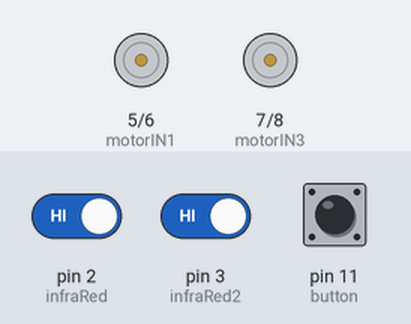
The sketch below on a simulated Arduino Uno, built with avr-gcc and run on an emulated ATmega328P. Shown: motor-driver pin pairs drawn as motors (green arrow = first pin HIGH = forward, orange = second pin HIGH = backward, longer = more drive). The test bench sets the inputs (shaded band); at power-on: pin 11 (button) HIGH, pin 2 (infraRed) HIGH, pin 3 (infraRed2) HIGH. What the sketch prints to the serial monitor is not drawn.

Above: at 1.2 s.
1.3 s: pin 11 (button) pulled LOW for 1 s
At 1.75 s:
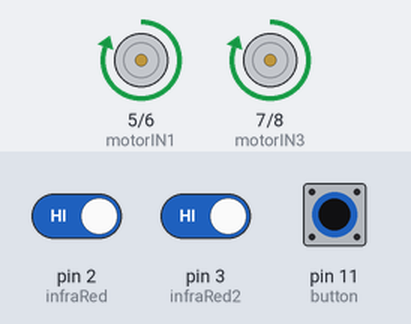
4.0 s: pin 11 (button) pulled LOW for 0.15 s
At 5.2 s:
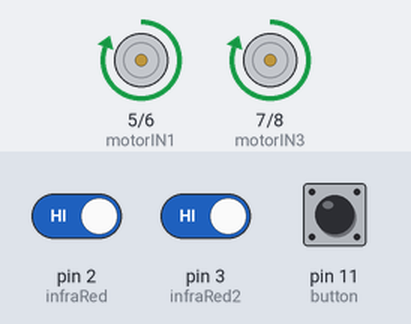
7.1 s: pin 2 (infraRed) driven LOW
At 7.4 s:
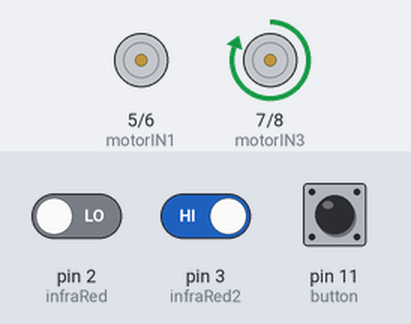
8.6 s: pin 3 (infraRed2) driven LOW
At 9.8 s:
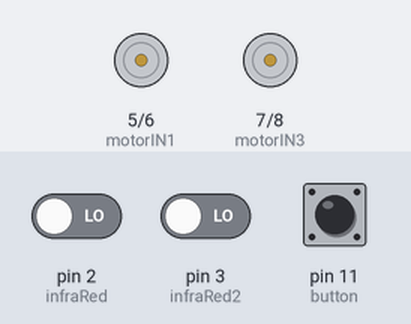
10.5 s: pin 2 (infraRed) driven HIGH
At 11.2 s:
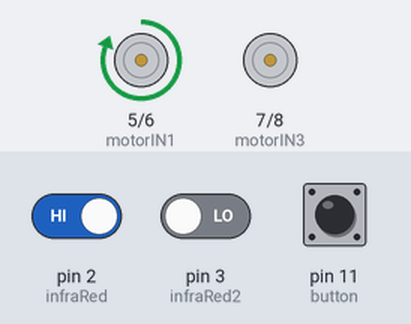
12.0 s: pin 11 (button) pulled LOW for 3.2 s
At 12.45 s:
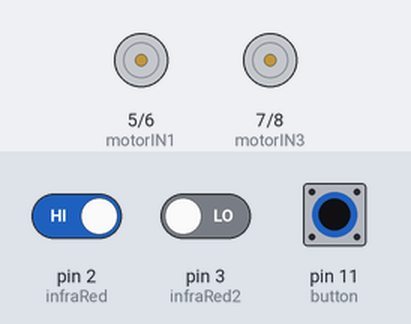
Timing chart, 0 to 16.8 s (numbered marks = the images above; inputs shaded):
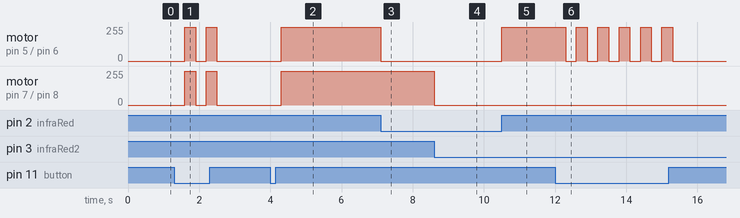

The sketch:

Mobil_Line_Follower.ino
```cpp
int motorIN1 = 5;
int motorIN2 = 6;
int motorIN3 = 7;
int motorIN4 = 8;
int button = 11;
int infraRed = 2;
int infraRed2 = 3;

bool sistemAktif = false;

void setup() {
    Serial.begin(115200);
    pinMode(motorIN1, OUTPUT);
    pinMode(motorIN2, OUTPUT);
    pinMode(motorIN3, OUTPUT);
    pinMode(motorIN4, OUTPUT);
    pinMode(button, INPUT_PULLUP);
    pinMode(infraRed, INPUT);
    pinMode(infraRed2, INPUT);
}

void matikanSemua() {
    digitalWrite(motorIN1, LOW);
    digitalWrite(motorIN2, LOW);
    digitalWrite(motorIN3, LOW);
    digitalWrite(motorIN4, LOW);
}

void maju() {
    digitalWrite(motorIN1, HIGH);
    digitalWrite(motorIN2, LOW);
    digitalWrite(motorIN3, HIGH);
    digitalWrite(motorIN4, LOW);
}

void belokKanan () {
    digitalWrite(motorIN1, HIGH);
    digitalWrite(motorIN2, LOW);
    digitalWrite(motorIN3, LOW);
    digitalWrite(motorIN4, LOW);
}

void belokKiri() {
    digitalWrite(motorIN1, LOW);
    digitalWrite(motorIN2, LOW);
    digitalWrite(motorIN3, HIGH);
    digitalWrite(motorIN4, LOW);
}

void loop() {
    int sensorKiri = digitalRead(infraRed);
    int sensorKanan = digitalRead(infraRed2);

    if (digitalRead(button) == LOW) {
        sistemAktif = !sistemAktif;
        delay(300);

        if(!sistemAktif) {
            matikanSemua();
            Serial.println("mobil nonaktif");
        } else {
            Serial.println("mobil aktif");
        }

    }
    if (!sistemAktif){
        return;
    }

    if (sensorKiri == LOW && sensorKanan == LOW) {
            matikanSemua();
            Serial.println("mobil mati");
        } else if (sensorKiri == HIGH && sensorKanan == LOW) {
            belokKanan();
            Serial.println("mobil ke kanan");
        } else if (sensorKiri == LOW && sensorKanan == HIGH) {
            belokKiri();
            Serial.println("mobil ke kiri");
        } else {
            maju();
            Serial.println("mobil maju");
        }
}
```

Measured:
- after the input at 1.3 s, motor on pin 5 (motorIN1) / pin 6 (motorIN2), motor on pin 7 (motorIN3) / pin 8 (motorIN4): alternates forward 255/255 for 0.30 s and stopped for 0.30 s, 4 changes in all, then stays stopped, starting after 0.30 s
- after the input at 4.0 s, motor on pin 5 (motorIN1) / pin 6 (motorIN2), motor on pin 7 (motorIN3) / pin 8 (motorIN4): stopped → forward 255/255 after 0.30 s
- after the input at 7.1 s, motor on pin 5 (motorIN1) / pin 6 (motorIN2): forward 255/255 → stopped at once
- after the input at 8.6 s, motor on pin 7 (motorIN3) / pin 8 (motorIN4): forward 255/255 → stopped at once
- after the input at 10.5 s, motor on pin 5 (motorIN1) / pin 6 (motorIN2): stopped → forward 255/255 at once
- after the input at 12.0 s, motor on pin 5 (motorIN1) / pin 6 (motorIN2): alternates forward 255/255 for 0.30 s and stopped for 0.30 s, 11 changes in all, then stays stopped, starting after 0.30 s
